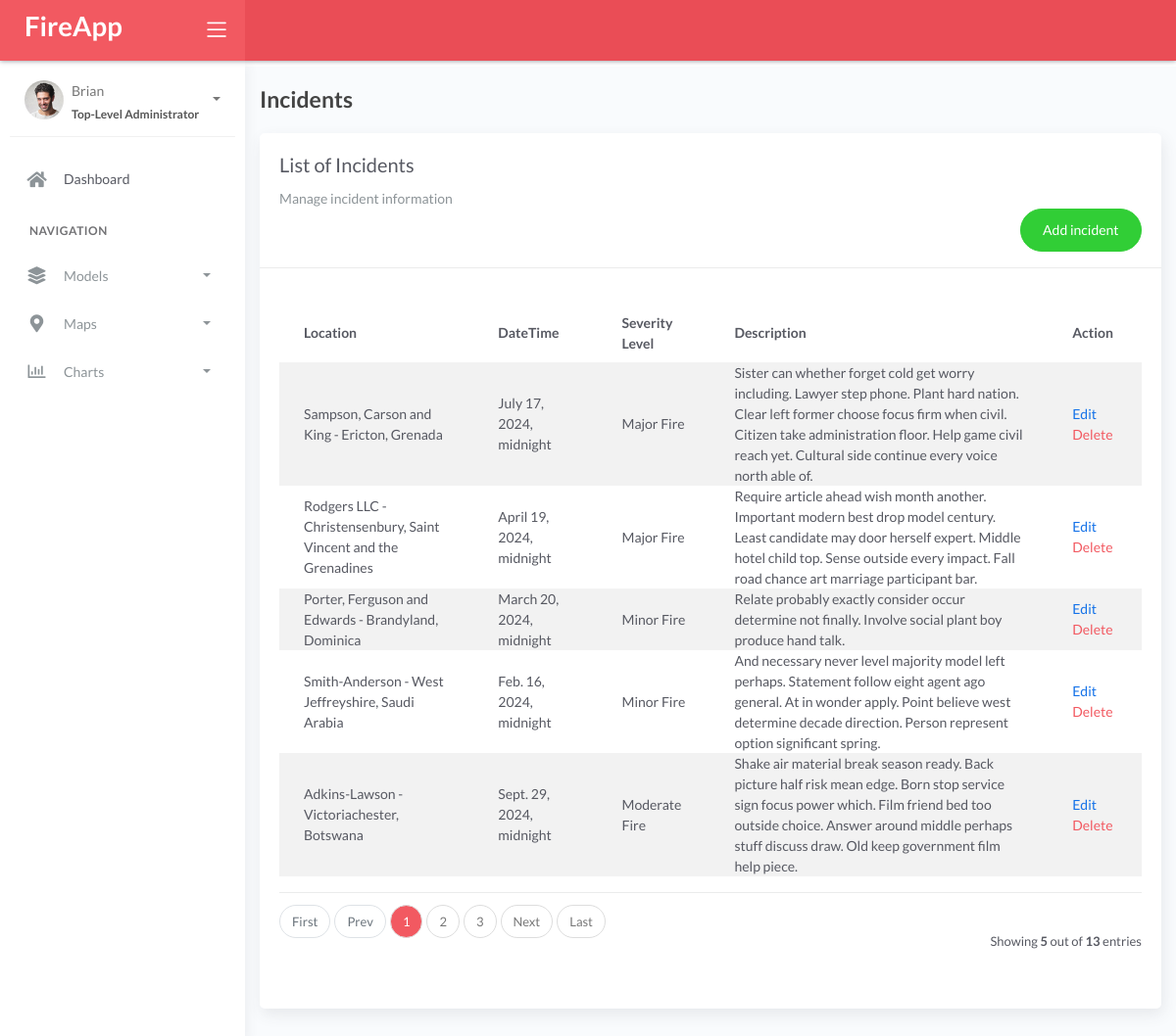
The page /incident/ on the database as committed earlier.
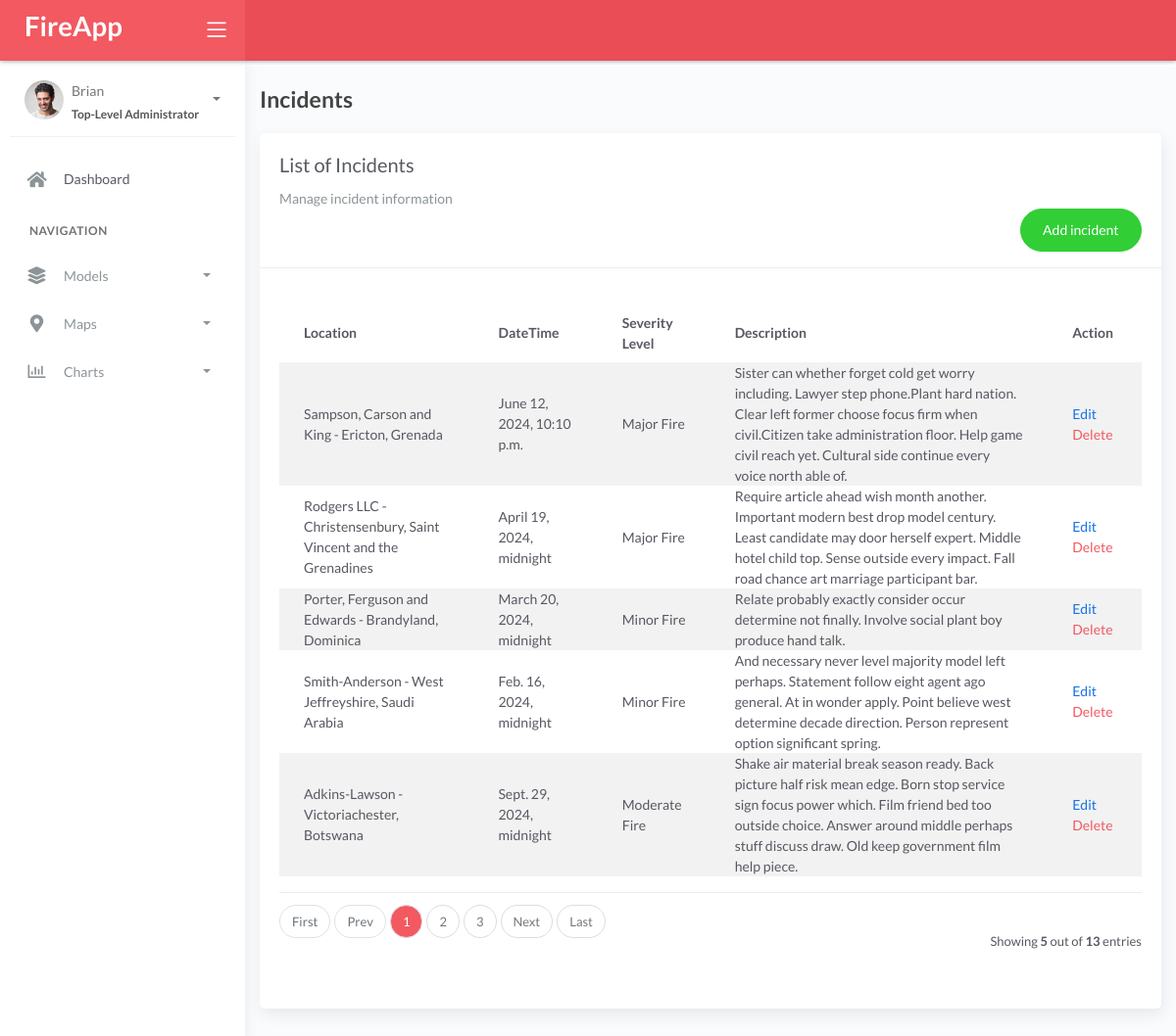
The same page on the database as committed later.
### fire/models.py (models this page shows, shortened)
class BaseModel(models.Model):
    created_at = models.DateTimeField(auto_now_add=True, db_index=True)
    updated_at = models.DateTimeField(auto_now=True)
    class Meta:
        abstract = True

class Incident(BaseModel):
    SEVERITY_CHOICES = (
        ('Minor Fire', 'Minor Fire'),
        ('Moderate Fire', 'Moderate Fire'),
        ('Major Fire', 'Major Fire'),
    )
    location = models.ForeignKey(Locations, on_delete=models.CASCADE)
    date_time = models.DateTimeField(
        blank=True, null=True, validators=[validate_not_future])
    severity_level = models.CharField(max_length=45, choices=SEVERITY_CHOICES)
    description = models.CharField(max_length=250)
    class Meta:
        verbose_name = 'Incident'

class Locations(BaseModel):
    name = models.CharField(max_length=150)
    latitude = models.DecimalField(
        max_digits=22, decimal_places=16, null=True, blank=True)
    longitude = models.DecimalField(
        max_digits=22, decimal_places=16, null=True, blank=True)
    address = models.CharField(max_length=150)
    city = models.CharField(max_length=150)
    country = models.CharField(max_length=150)
    class Meta:
        verbose_name = 'Location'
    def __str__(self):
        return f"{self.name} - {self.city}, {self.country}"

### fire/views.py (the view)
# urls.py: path('incident/', views.IncidentList.as_view(), name='incident'),
class IncidentList(ListView):
    model = Incident
    context_object_name = 'incident'
    template_name = 'incident/list.html'
    paginate_by = 5

### templates/incident/list.html (shortened to what this page needs)
{% extends 'base.html' %} {% load static %} {% block content %}
<div class="content">
  <div class="container-fluid">
    <h4 class="page-title mt-4">Incidents</h4>
    <div class="row">
      <div class="col-md-12">
        <div class="card">
          <div class="card-header flex-row">
            <div>
              <div class="card-title">List of Incidents</div>
              <div class="card-category">Manage incident information</div>
            </div>
            <div>
              <div class="pull-right">
                <a
                  href="{% url 'incident-add' %}"
                  class="btn btn-success btn-rounded"
                  >Add incident</a
                >
              </div>
            </div>
          </div>
          <div class="card-body">
            <table class="table table-striped mt-3">
              <thead>
                <tr>
                  <th scope="col">Location</th>
                  <th scope="col">DateTime</th>
                  <th scope="col">Severity Level</th>
                  <th scope="col">Description</th>
                  <th scope="col">Action</th>
                </tr>
              </thead>
              <tbody>
                {% for object in object_list %}
                <tr>
                  <td>{{ object.location }}</td>
                  <td>{{ object.date_time }}</td>
                  <td>{{ object.severity_level }}</td>
                  <td>{{ object.description }}</td>
                  <td>
                    <a href="{% url 'incident-edit' object.id %}">Edit</a>
                    <a
                      href="{% url 'incident-delete' object.id %}"
                      class="text-danger"
                      >Delete</a
                    >
                  </td>
                </tr>
                {% endfor %}
              </tbody>
            </table>
            {% include 'includes/pagination.html' %}
          </div>
        </div>
      </div>
    </div>
  </div>
</div>
{% endblock %}

### templates/base.html (shortened to what this page needs)
{% load static %}
<!DOCTYPE html>
<html lang="en">
  <head>
    <link rel="stylesheet" href="{% static 'css/bootstrap.min.css' %}" />
    <link rel="stylesheet" href="{% static 'css/atlantis.min.css' %}" />
    <link rel="stylesheet" href="{% static 'css/demo.css' %}" />
  </head>
  <body>
    <div class="wrapper">
      <div class="main-header">
        <div class="logo-header" data-background-color="red">
          <a href="{% url 'home' %}" class="logo">
            <h1 class="my-2 text-white fw-bold">FireApp</h1>
          </a>
          <div class="nav-toggle">
            <button class="btn btn-toggle toggle-sidebar">
              <i class="icon-menu"></i>
            </button>
          </div>
        </div>
        <nav class="navbar navbar-header navbar-expand-lg" data-background-color="red2">
        </nav>
      </div>
      <div class="sidebar sidebar-style-2">
        <div class="sidebar-wrapper scrollbar scrollbar-inner">
          <div class="sidebar-content">
            <div class="user">
              <div class="avatar-sm float-left mr-2">
                <img src="{% static 'img/profile.jpg' %}" alt="..." class="avatar-img rounded-circle" />
              </div>
              <div class="info">
                <a data-toggle="collapse" href="#collapseExample" aria-expanded="true">
                  <span>
                    Brian
                    <span class="user-level">Top-Level Administrator</span>
                    <span class="caret"></span>
                  </span>
                </a>
              </div>
            </div>
            <ul class="nav nav-primary">
              <li class="nav-item">
                <a href="{% url 'home' %}">
                  <i class="fas fa-home"></i>
                  <span class="sub-item">Dashboard</span>
                </a>
              </li>
              <li class="nav-section">
                <h4 class="text-section">Navigation</h4>
              </li>
              <li class="nav-item">
                <a data-toggle="collapse" href="#base">
                  <i class="fas fa-layer-group"></i>
                  <p>Models</p>
                  <span class="caret"></span>
                </a>
              </li>
              <li class="nav-item">
                <a data-toggle="collapse" href="#maps">
                  <i class="fas fa-map-marker-alt"></i>
                  <p>Maps</p>
                  <span class="caret"></span>
                </a>
              </li>
              <li class="nav-item">
                <a data-toggle="collapse" href="#charts">
                  <i class="far fa-chart-bar"></i>
                  <p>Charts</p>
                  <span class="caret"></span>
                </a>
              </li>
            </ul>
          </div>
        </div>
      </div>
      <div class="main-panel">
        <div class="content">
          {% block content %}
          {% endblock %}
          </div>
        </div>
        <footer class="footer">
          <div class="container-fluid">
            <nav class="pull-left">
              <ul class="nav">
                <li class="nav-item">
                  <a class="nav-link" href="https://www.themekita.com"> ThemeKita </a>
                </li>
                <li class="nav-item">
                  <a class="nav-link" href="#"> Help </a>
                </li>
                <li class="nav-item">
                  <a class="nav-link" href="#"> Licenses </a>
                </li>
              </ul>
            </nav>
            <div class="copyright ml-auto">2018, made with  by <a href="https://www.themekita.com">ThemeKita</a></div>
          </div>
        </footer>
      </div>
  </body>
</html>

### templates/includes/pagination.html (shortened to what this page needs)
{% if is_paginated %}
<div class="card-footer px-0 border-0 d-flex flex-column flex-lg-row align-items-center justify-content-between mt-3">
  <nav aria-label="Topics pagination" class="mb-4">
    <ul class="pagination">
      {% if page_obj.number > 1 %}
      <li class="page-item">
        <a class="page-link" href="?page=1">First</a>
      </li>
      {% else %}
      <li class="page-item disabled">
        <span class="page-link">First</span>
      </li>
      {% endif %} {% if page_obj.has_previous %}
      <li class="page-item">
        <a class="page-link" href="?page={{ page_obj.previous_page_number }}">Prev</a>
      </li>
      {% else %}
      <li class="page-item disabled">
        <span class="page-link">Prev</span>
      </li>
      {% endif %} {% for page_num in paginator.page_range %} {% if page_obj.number == page_num %}
      <li class="page-item">
        <span class="page-link bg-danger text-white">
          {{ page_num }}
        </span>
      </li>
      {% elif page_num > page_obj.number|add:'-3' and page_num < page_obj.number|add:'3' %}
      <li class="page-item">
        <a class="page-link" href="?page={{ page_num }}">{{ page_num }}</a>
      </li>
      {% endif %} {% endfor %} {% if page_obj.has_next %}
      <li class="page-item">
        <a class="page-link" href="?page={{ page_obj.next_page_number }}">Next</a>
      </li>
      {% else %}
      <li class="page-item disabled">
        <span class="page-link">Next</span>
      </li>
      {% endif %} {% if page_obj.number != paginator.num_pages %}
      <li class="page-item">
        <a class="page-link" href="?page={{ paginator.num_pages }}">Last</a>
      </li>
      {% else %}
      <li class="page-item disabled">
        <span class="page-link">Last</span>
      </li>
      {% endif %}
    </ul>
  </nav>
  <div class="fw-normal small mt-4 mt-lg-0">Showing <b>{{object_list.count}}</b> out of <b>{{paginator.count}}</b> entries</div>
</div>
{% endif %}

### templates/includes/messages.html (shortened to what this page needs)
{% load static %}

Rows that differ between the two databases and show on the page:
changed Incident "Sampson, Carson and King - Ericton, Grenada": date_time "July 17, 2024, midnight" → "June 12, 2024, 10:10 p.m."; description "…worry including. Lawyer step phone. Plant hard nation. Clear left former choose focus firm when civil. Citizen take administration floor. Help…" → "…worry including. Lawyer step phone.Plant hard nation. Clear left former choose focus firm when civil.Citizen take administration floor. Help…"
